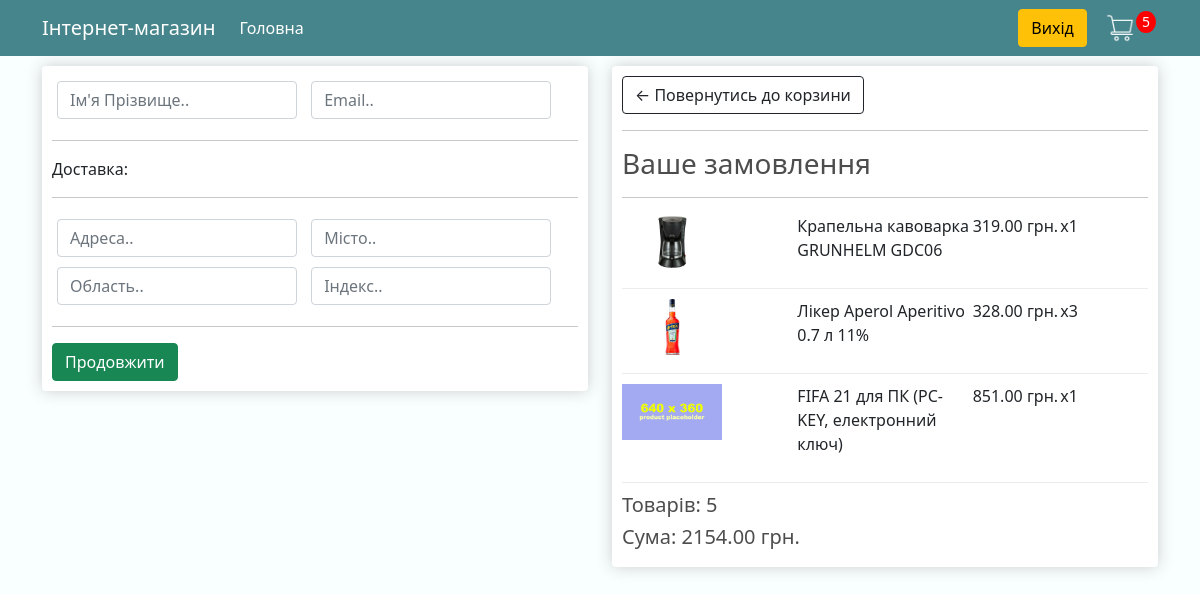
/checkout/ (signed in), run on an earlier commit of the app's database.
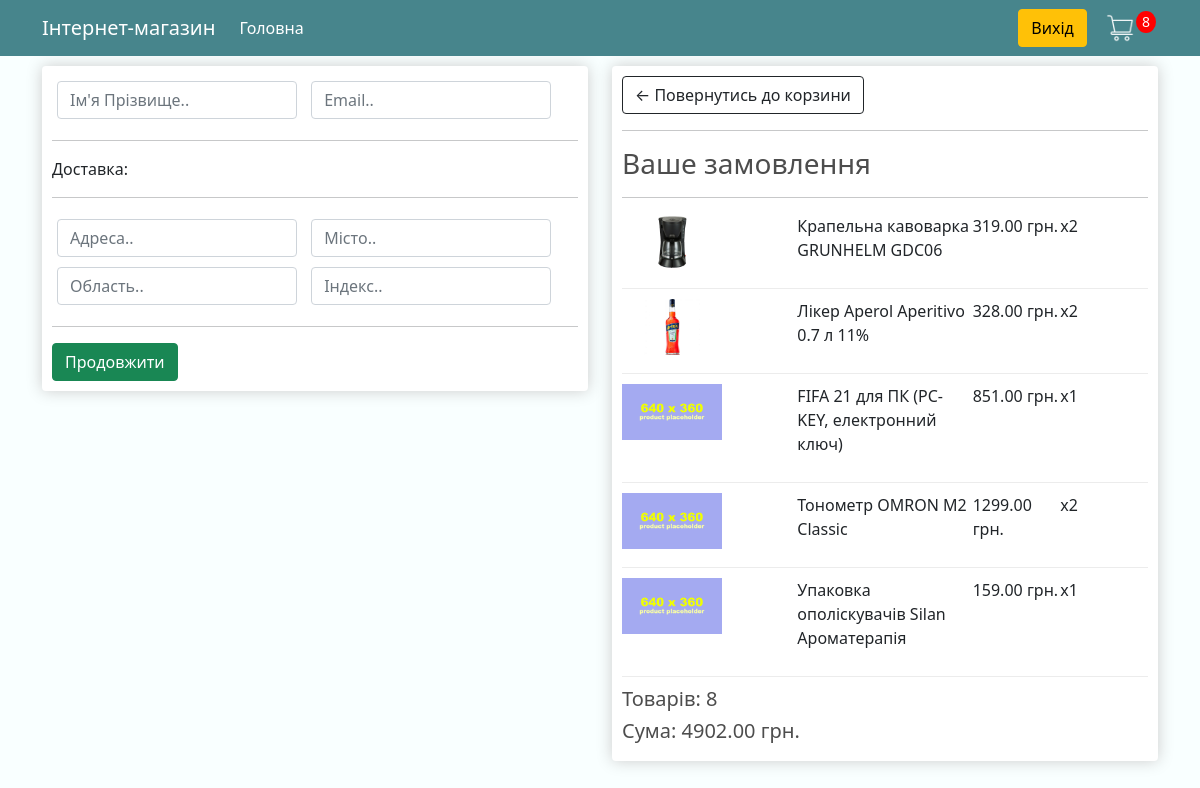
And on a later commit of the database.
### store/models.py (models this page shows, shortened)
class OrderItem(models.Model):
    product = models.ForeignKey(Product, on_delete=models.SET_NULL, null=True)
    order = models.ForeignKey(Order, on_delete=models.SET_NULL, null=True)
    quantity = models.IntegerField(default=0, null=True, blank=True)
    date_added = models.DateTimeField(auto_now_add=True)
    @property
    def get_total(self):
        total = self.product.price * self.quantity
        return total

class Product(models.Model):
    name = models.CharField(max_length=100, null=True)
    price = models.DecimalField(max_digits=9, decimal_places=2)
    image = models.ImageField(null=True, blank=True)
    is_digital = models.BooleanField(default=False, null=True, blank=False)
    @property
    def imageURL(self):
        try:
            url = self.image.url
        except:
            url = 'images/prod_placeholder.png'
        return url

class Order(models.Model):
    customer = models.ForeignKey(Customer, on_delete=models.SET_NULL, blank=True,
                                 null=True)
    date_ordered = models.DateTimeField(auto_now_add=True)
    is_complete = models.BooleanField(default=False, null=True, blank=False)
    transaction_id = models.CharField(max_length=150, null=True)
    @property
    def get_cart_total(self):
        orderitems = self.orderitem_set.all()
        total = sum([item.get_total for item in orderitems])
        return total
    @property
    def get_cart_items(self):
        orderitems = self.orderitem_set.all()
        total = sum([item.quantity for item in orderitems])
        return total

### store/views.py (the view)
# urls.py: path('checkout/', views.checkout, name="checkout"),
def checkout(request):
    page_title = 'Оплата — Інтернет-магазин Дмитра Гурського'
    data = cartData(request)
    cartItems = data['cartItems']
    order = data['order']
    items = data['items']
    context = {
        'page_title': page_title,
        'items': items,
        'order': order,
        'cartItems': cartItems,
    }
    return render(request, 'store/checkout.html', context)

### store/utils.py (called while the page is built)
def cartData(request):
    if request.user.is_authenticated:
        customer = request.user.customer
        order, created = Order.objects.get_or_create(customer=customer, is_complete=False)
        items = order.orderitem_set.all()
        cartItems = order.get_cart_items
    else:
        cookieData = cookieCart(request)
        cartItems = cookieData['cartItems']
        order = cookieData['order']
        items = cookieData['items']
    return {'cartItems': cartItems, 'order': order, 'items': items}

### store/templates/store/checkout.html (shortened to what this page needs)
{% extends 'store/main.html' %}
{% load static %}
{% block content %}
    <div class="row">
        <div class="col-lg-6">
            <div class="box-element" id="form-wrapper">
                <form id="form">
                    <div id="user-info">
                        <div class="form-field">
                            <input required class="form-control" type="text" name="name" placeholder="Ім'я Прізвище..">
                        </div>
                        <div class="form-field">
                            <input required class="form-control" type="email" name="email" placeholder="Email..">
                        </div>
                    </div>
                    <div id="shipping-info">
                        <hr>
                        <p>Доставка:</p>
                        <hr>
                        <div class="form-field">
                            <input class="form-control" type="text" name="address" placeholder="Адреса..">
                        </div>
                        <div class="form-field">
                            <input class="form-control" type="text" name="city" placeholder="Місто..">
                        </div>
                        <div class="form-field">
                            <input class="form-control" type="text" name="state" placeholder="Область..">
                        </div>
                        <div class="form-field">
                            <input class="form-control" type="text" name="zipcode" placeholder="Індекс..">
                        </div>
                    </div>
                    <hr>
                    <input id="form-button" class="btn btn-success btn-block" type="submit" value="Продовжити">
                </form>
            </div>
            <br>
        </div>
        <div class="col-lg-6">
            <div class="box-element">
                <a class="btn btn-outline-dark" href="{% url 'cart' %}">&#x2190; Повернутись до корзини</a>
                <hr>
                <h3>Ваше замовлення</h3>
                <hr>
                {% for item in items %}
                <div class="cart-row">
                    <div style="flex:2"><img class="row-image" src="{{item.product.imageURL}}"></div>
                    <div style="flex:2"><p>{{ item.product.name }}</p></div>
                    <div style="flex:1"><p>{{ item.product.price|floatformat:2 }} грн.</p></div>
                    <div style="flex:1"><p>x{{ item.quantity }}</p></div>
                </div>
                {% endfor %}
                <h5>Товарів: {{ order.get_cart_items }}</h5>
                <h5>Сума: {{ order.get_cart_total|floatformat:2}} грн.</h5>
            </div>
        </div>
    </div>
{% endblock %}

What changed in the data, as far as the page shows it:
changed OrderItem "Крапельна кавоварка GRUNHELM GDC06": quantity "1" → "2"
changed OrderItem "Лікер Aperol Aperitivo 0.7 л 11%": quantity "3" → "2"
added OrderItem: product.name "Тонометр OMRON M2 Classic", product.price "1299.00", quantity "2"
added OrderItem: product.name "Упаковка ополіскувачів Silan Ароматерапія", product.price "159.00", quantity "1"
changed through a linked row, Order: get_cart_items "5" → "8"; get_cart_total "2154.00" → "4902.00"
Also different on the page:
{{ cartItems }}: "5" → "8"
